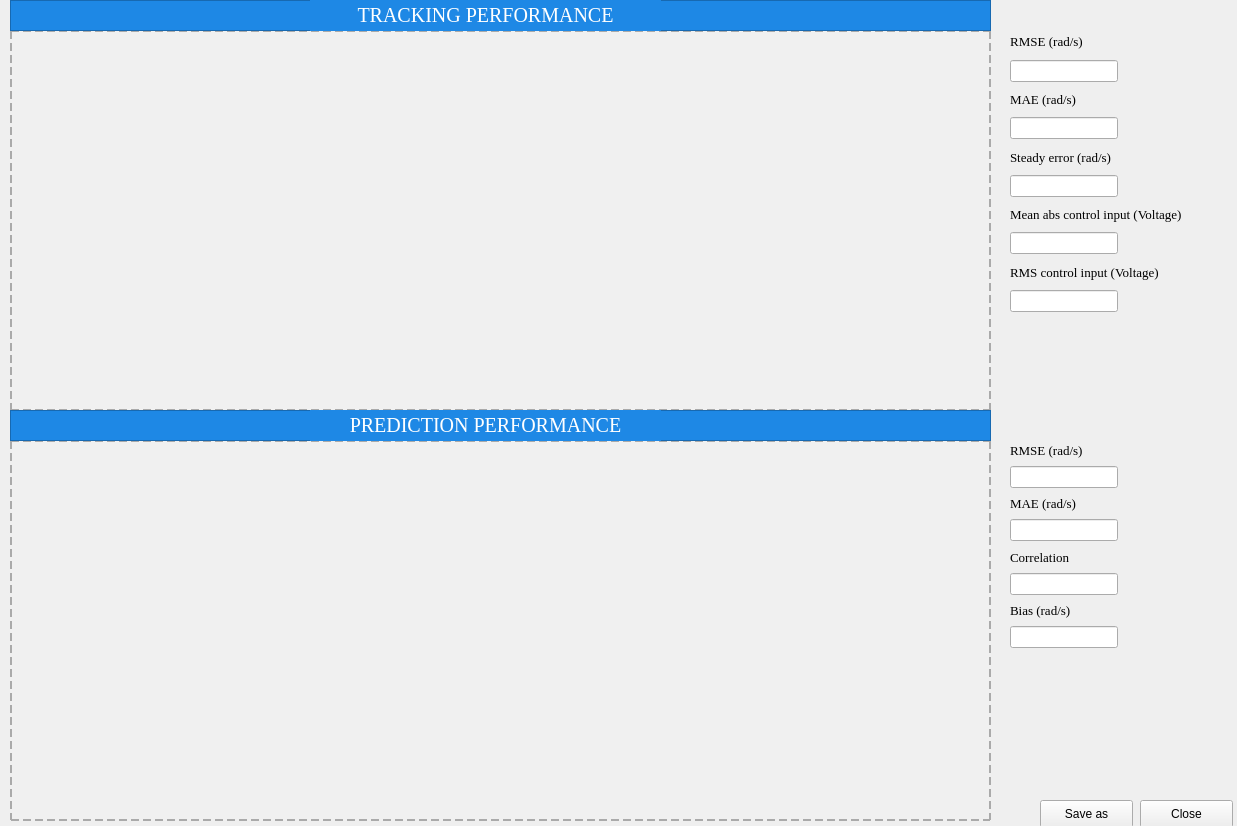
<?xml version="1.0" encoding="UTF-8"?>
<ui version="4.0">
 <class>output_graph</class>
 <widget class="QWidget" name="output_graph">
  <property name="geometry">
   <rect>
    <x>0</x>
    <y>0</y>
    <width>1237</width>
    <height>826</height>
   </rect>
  </property>
  <property name="windowTitle">
   <string>Form</string>
  </property>
  <widget class="QWidget" name="tracking_graph_wid" native="true">
   <property name="geometry">
    <rect>
     <x>10</x>
     <y>30</y>
     <width>981</width>
     <height>381</height>
    </rect>
   </property>
   <property name="styleSheet">
    <string notr="true">background-color: #F0F0F0;
border: 2px dashed #AAAAAA;</string>
   </property>
  </widget>
  <widget class="QFrame" name="title_track">
   <property name="geometry">
    <rect>
     <x>10</x>
     <y>0</y>
     <width>981</width>
     <height>31</height>
    </rect>
   </property>
   <property name="autoFillBackground">
    <bool>false</bool>
   </property>
   <property name="styleSheet">
    <string notr="true">background-color: #1E88E5;</string>
   </property>
   <property name="frameShape">
    <enum>QFrame::StyledPanel</enum>
   </property>
   <property name="frameShadow">
    <enum>QFrame::Plain</enum>
   </property>
   <widget class="QLabel" name="label">
    <property name="geometry">
     <rect>
      <x>300</x>
      <y>0</y>
      <width>351</width>
      <height>31</height>
     </rect>
    </property>
    <property name="font">
     <font>
      <family>Times New Roman</family>
      <pointsize>15</pointsize>
     </font>
    </property>
    <property name="styleSheet">
     <string notr="true">color: white;</string>
    </property>
    <property name="text">
     <string>&lt;html&gt;&lt;head/&gt;&lt;body&gt;&lt;p align=&quot;center&quot;&gt;TRACKING PERFORMANCE&lt;/p&gt;&lt;/body&gt;&lt;/html&gt;</string>
    </property>
   </widget>
  </widget>
  <widget class="QWidget" name="predict_graph_wid" native="true">
   <property name="geometry">
    <rect>
     <x>10</x>
     <y>440</y>
     <width>981</width>
     <height>381</height>
    </rect>
   </property>
   <property name="styleSheet">
    <string notr="true">background-color: #F0F0F0;
border: 2px dashed #AAAAAA;
</string>
   </property>
  </widget>
  <widget class="QFrame" name="title_predict">
   <property name="geometry">
    <rect>
     <x>10</x>
     <y>410</y>
     <width>981</width>
     <height>31</height>
    </rect>
   </property>
   <property name="autoFillBackground">
    <bool>false</bool>
   </property>
   <property name="styleSheet">
    <string notr="true">background-color: #1E88E5;</string>
   </property>
   <property name="frameShape">
    <enum>QFrame::StyledPanel</enum>
   </property>
   <property name="frameShadow">
    <enum>QFrame::Plain</enum>
   </property>
   <widget class="QLabel" name="label_2">
    <property name="geometry">
     <rect>
      <x>300</x>
      <y>0</y>
      <width>351</width>
      <height>31</height>
     </rect>
    </property>
    <property name="font">
     <font>
      <family>Times New Roman</family>
      <pointsize>15</pointsize>
     </font>
    </property>
    <property name="styleSheet">
     <string notr="true">color: white;</string>
    </property>
    <property name="text">
     <string>&lt;html&gt;&lt;head/&gt;&lt;body&gt;&lt;p align=&quot;center&quot;&gt;PREDICTION PERFORMANCE&lt;/p&gt;&lt;/body&gt;&lt;/html&gt;</string>
    </property>
   </widget>
  </widget>
  <widget class="QWidget" name="verticalLayoutWidget">
   <property name="geometry">
    <rect>
     <x>1010</x>
     <y>30</y>
     <width>201</width>
     <height>282</height>
    </rect>
   </property>
   <layout class="QVBoxLayout" name="verticalLayout">
    <item alignment="Qt::AlignLeft">
     <widget class="QLabel" name="label_3">
      <property name="font">
       <font>
        <family>Times New Roman</family>
        <pointsize>10</pointsize>
       </font>
      </property>
      <property name="text">
       <string>&lt;html&gt;&lt;head/&gt;&lt;body&gt;&lt;p align=&quot;center&quot;&gt;RMSE (rad/s)&lt;/p&gt;&lt;/body&gt;&lt;/html&gt;</string>
      </property>
     </widget>
    </item>
    <item alignment="Qt::AlignLeft">
     <widget class="QLineEdit" name="RMSE_track">
      <property name="readOnly">
       <bool>true</bool>
      </property>
     </widget>
    </item>
    <item alignment="Qt::AlignLeft">
     <widget class="QLabel" name="label_8">
      <property name="font">
       <font>
        <family>Times New Roman</family>
        <pointsize>10</pointsize>
       </font>
      </property>
      <property name="text">
       <string>MAE (rad/s)</string>
      </property>
     </widget>
    </item>
    <item alignment="Qt::AlignLeft">
     <widget class="QLineEdit" name="MAE_track">
      <property name="readOnly">
       <bool>true</bool>
      </property>
     </widget>
    </item>
    <item alignment="Qt::AlignLeft">
     <widget class="QLabel" name="label_7">
      <property name="font">
       <font>
        <family>Times New Roman</family>
        <pointsize>10</pointsize>
       </font>
      </property>
      <property name="text">
       <string>Steady error (rad/s)</string>
      </property>
     </widget>
    </item>
    <item alignment="Qt::AlignLeft">
     <widget class="QLineEdit" name="steady_err_track">
      <property name="readOnly">
       <bool>true</bool>
      </property>
     </widget>
    </item>
    <item alignment="Qt::AlignLeft">
     <widget class="QLabel" name="label_4">
      <property name="font">
       <font>
        <family>Times New Roman</family>
        <pointsize>10</pointsize>
       </font>
      </property>
      <property name="text">
       <string>Mean abs control input (Voltage)</string>
      </property>
     </widget>
    </item>
    <item alignment="Qt::AlignLeft">
     <widget class="QLineEdit" name="mean_abs_u_track">
      <property name="readOnly">
       <bool>true</bool>
      </property>
     </widget>
    </item>
    <item alignment="Qt::AlignLeft">
     <widget class="QLabel" name="label_6">
      <property name="font">
       <font>
        <family>Times New Roman</family>
        <pointsize>10</pointsize>
       </font>
      </property>
      <property name="text">
       <string>RMS control input (Voltage)</string>
      </property>
     </widget>
    </item>
    <item alignment="Qt::AlignLeft">
     <widget class="QLineEdit" name="rms_u_track">
      <property name="readOnly">
       <bool>true</bool>
      </property>
     </widget>
    </item>
   </layout>
  </widget>
  <widget class="QWidget" name="verticalLayoutWidget_2">
   <property name="geometry">
    <rect>
     <x>1010</x>
     <y>440</y>
     <width>151</width>
     <height>208</height>
    </rect>
   </property>
   <layout class="QVBoxLayout" name="verticalLayout_2">
    <item alignment="Qt::AlignLeft">
     <widget class="QLabel" name="label_5">
      <property name="font">
       <font>
        <family>Times New Roman</family>
        <pointsize>10</pointsize>
       </font>
      </property>
      <property name="text">
       <string>RMSE (rad/s)</string>
      </property>
     </widget>
    </item>
    <item alignment="Qt::AlignLeft">
     <widget class="QLineEdit" name="RMSE_pred">
      <property name="readOnly">
       <bool>true</bool>
      </property>
     </widget>
    </item>
    <item alignment="Qt::AlignLeft">
     <widget class="QLabel" name="label_9">
      <property name="font">
       <font>
        <family>Times New Roman</family>
        <pointsize>10</pointsize>
       </font>
      </property>
      <property name="text">
       <string>MAE (rad/s)</string>
      </property>
     </widget>
    </item>
    <item alignment="Qt::AlignLeft">
     <widget class="QLineEdit" name="MAE_pred">
      <property name="readOnly">
       <bool>true</bool>
      </property>
     </widget>
    </item>
    <item alignment="Qt::AlignLeft">
     <widget class="QLabel" name="label_10">
      <property name="font">
       <font>
        <family>Times New Roman</family>
        <pointsize>10</pointsize>
       </font>
      </property>
      <property name="text">
       <string>Correlation</string>
      </property>
     </widget>
    </item>
    <item alignment="Qt::AlignLeft">
     <widget class="QLineEdit" name="corr">
      <property name="readOnly">
       <bool>true</bool>
      </property>
     </widget>
    </item>
    <item alignment="Qt::AlignLeft">
     <widget class="QLabel" name="label_11">
      <property name="font">
       <font>
        <family>Times New Roman</family>
        <pointsize>10</pointsize>
       </font>
      </property>
      <property name="text">
       <string>Bias (rad/s)</string>
      </property>
     </widget>
    </item>
    <item alignment="Qt::AlignLeft">
     <widget class="QLineEdit" name="bias">
      <property name="readOnly">
       <bool>true</bool>
      </property>
     </widget>
    </item>
   </layout>
  </widget>
  <widget class="QPushButton" name="save_graph_button">
   <property name="geometry">
    <rect>
     <x>1040</x>
     <y>800</y>
     <width>93</width>
     <height>28</height>
    </rect>
   </property>
   <property name="text">
    <string>Save as</string>
   </property>
  </widget>
  <widget class="QPushButton" name="close_button">
   <property name="geometry">
    <rect>
     <x>1140</x>
     <y>800</y>
     <width>93</width>
     <height>28</height>
    </rect>
   </property>
   <property name="text">
    <string>Close</string>
   </property>
  </widget>
 </widget>
 <resources/>
 <connections/>
</ui>
